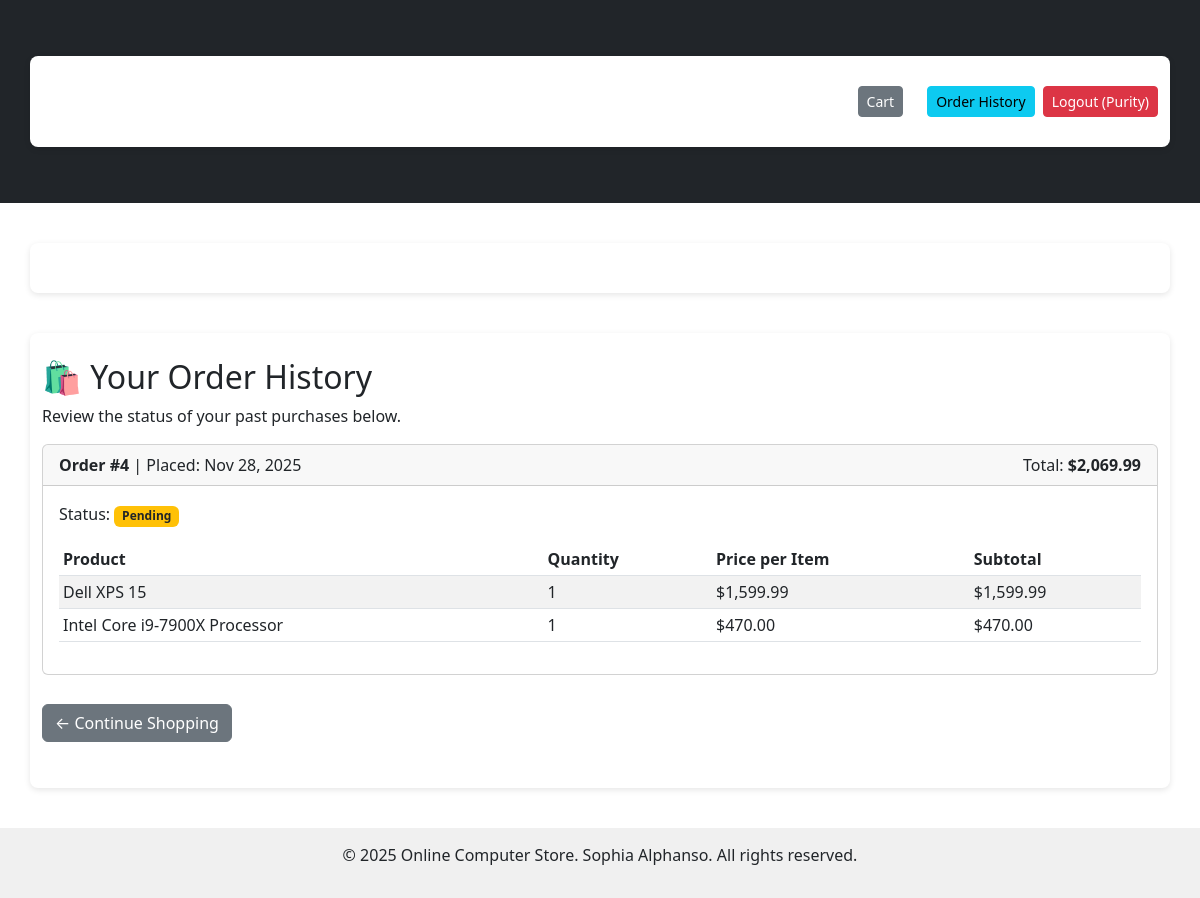
/user_orders.php (signed in), run on the app's committed database.
### tables this page shows
CREATE TABLE `orders` (
  `id` int NOT NULL,
  `user_id` int DEFAULT NULL,
  `total_price` decimal(10,2) DEFAULT NULL,
  `order_date` datetime DEFAULT NULL,
  `status` varchar(20) NOT NULL DEFAULT 'Pending'
);

CREATE TABLE `order_details` (
  `id` int UNSIGNED NOT NULL,
  `order_id` int NOT NULL,
  `product_id` int NOT NULL,
  `quantity` int NOT NULL,
  `price` decimal(10,2) NOT NULL
);

CREATE TABLE `products` (
  `id` int NOT NULL,
  `name` varchar(200) DEFAULT NULL,
  `description` text,
  `price` decimal(10,2) DEFAULT NULL,
  `image` varchar(255) NOT NULL,
  `image_url` varchar(255) DEFAULT NULL,
  `category` varchar(50) DEFAULT NULL,
  `stock` int DEFAULT '0'
);

### user_orders.php (the view, shortened to what this page needs)
<?php
$pdo = db();
include "inc/header.php";
$user_id = $_SESSION['user_id'];
$sql_orders = "
    SELECT id, total_price, order_date, status
    FROM orders
    WHERE user_id = ?
    ORDER BY order_date DESC
";
$stmt_orders = $pdo->prepare($sql_orders);
$stmt_orders->execute([$user_id]);
$orders = $stmt_orders->fetchAll(PDO::FETCH_ASSOC);
?>
<div class="container">
    <h2>🛍️ Your Order History</h2>
    <?php if (count($orders) == 0): ?>
        <div class="alert alert-info" role="alert">
            You have not placed any orders yet.
            <a href="index.php">Start shopping now!</a>
        </div>
    <?php else: ?>
        <p>Review the status of your past purchases below.</p>
        <?php foreach ($orders as $order): ?>
            <div class="card mb-4">
                <div class="card-header d-flex justify-content-between align-items-center">
                    <div>
                        <strong>Order #<?= $order['id'] ?></strong> |
                        Placed: <?= date("M d, Y", strtotime($order['order_date'])) ?>
                    </div>
                    <div>
                        Total: <strong>$<?= number_format($order['total_price'], 2) ?></strong>
                    </div>
                </div>
                <div class="card-body">
                    <div class="mb-3">
                        Status:
                        <span class="badge
                            <?php
                                if ($order['status'] == 'Completed') echo 'bg-success';
                                elseif ($order['status'] == 'Cancelled') echo 'bg-danger';
                                else echo 'bg-warning text-dark';
                            ?>">
                            <?= htmlspecialchars($order['status']) ?>
                        </span>
                    </div>
                    <table class="table table-sm table-striped">
                        <thead>
                            <tr>
                                <th>Product</th>
                                <th>Quantity</th>
                                <th>Price per Item</th>
                                <th>Subtotal</th>
                            </tr>
                        </thead>
                        <tbody>
                            <?php
                            $details_sql = "
                                SELECT od.quantity, od.price, p.name
                                FROM order_details od
                                JOIN products p ON od.product_id = p.id
                                WHERE od.order_id = ?
                            ";
                            $details_stmt = $pdo->prepare($details_sql);
                            $details_stmt->execute([$order['id']]);
                            $details = $details_stmt->fetchAll(PDO::FETCH_ASSOC);
                            foreach ($details as $item):
                            ?>
                                <tr>
                                    <td><?= htmlspecialchars($item['name']) ?></td>
                                    <td><?= $item['quantity'] ?></td>
                                    <td>$<?= number_format($item['price'], 2) ?></td>
                                    <td>$<?= number_format($item['price'] * $item['quantity'], 2) ?></td>
                                </tr>
                            <?php endforeach; ?>
                        </tbody>
                    </table>
                </div>
            </div>
        <?php endforeach; ?>
    <?php endif; ?>
    <p><a href="index.php" class="btn btn-secondary">← Continue Shopping</a></p>
</div>
<?php include "inc/footer.php"; ?>

### assets/css/styles.css (style rules this page uses)
body { font-family: Arial, sans-serif; margin: 0; padding: 0; background: #f5f6fa; color: #333; }
.container, .form-container { width: 80%; max-width: 900px; margin: 40px auto; background: #fff; padding: 25px; border-radius: 8px; box-shadow: 0 2px 6px rgba(0,0,0,0.1); }
h1, h2, h3 { color: #333; margin-bottom: 20px; }
.btn { display: inline-block; background: #3498db; color: white; padding: 10px 16px; border-radius: 5px; text-decoration: none; transition: 0.2s ease-in-out; margin: 5px 0; }

### data on the page
orders: id "4", order_date "Nov 28, 2025", total_price "2,069.99", status "Pending"
order_details: product.name "Dell XPS 15", quantity "1", price "1,599.99", $item['price'] * $item['quantity'] "1,599.99"
order_details: product.name "Intel Core i9-7900X Processor", quantity "1", price "470.00", $item['price']*$item['quantity'] "470.00"

### other printed values
$_SESSION['user_name'] "Purity"
